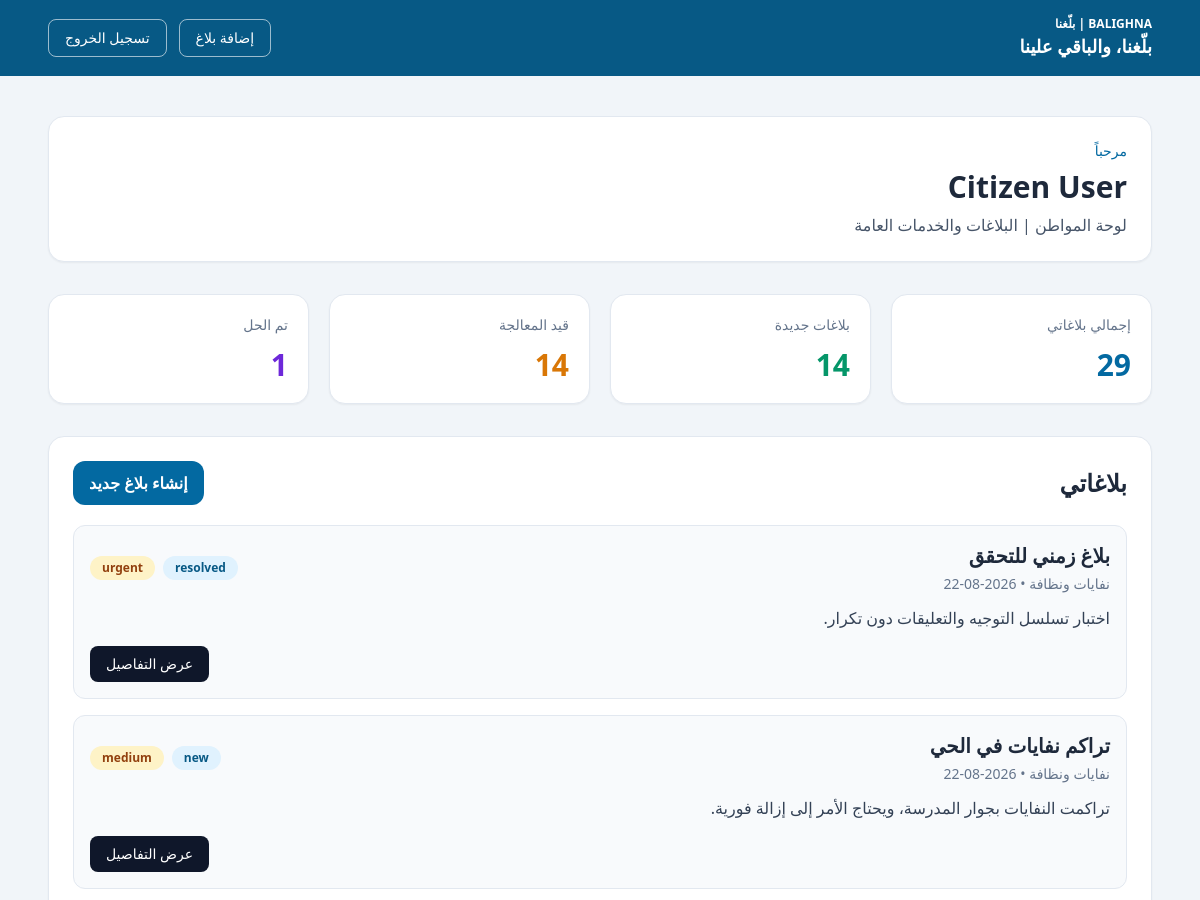
The app's page /citizen (signed in, upper part), older data.
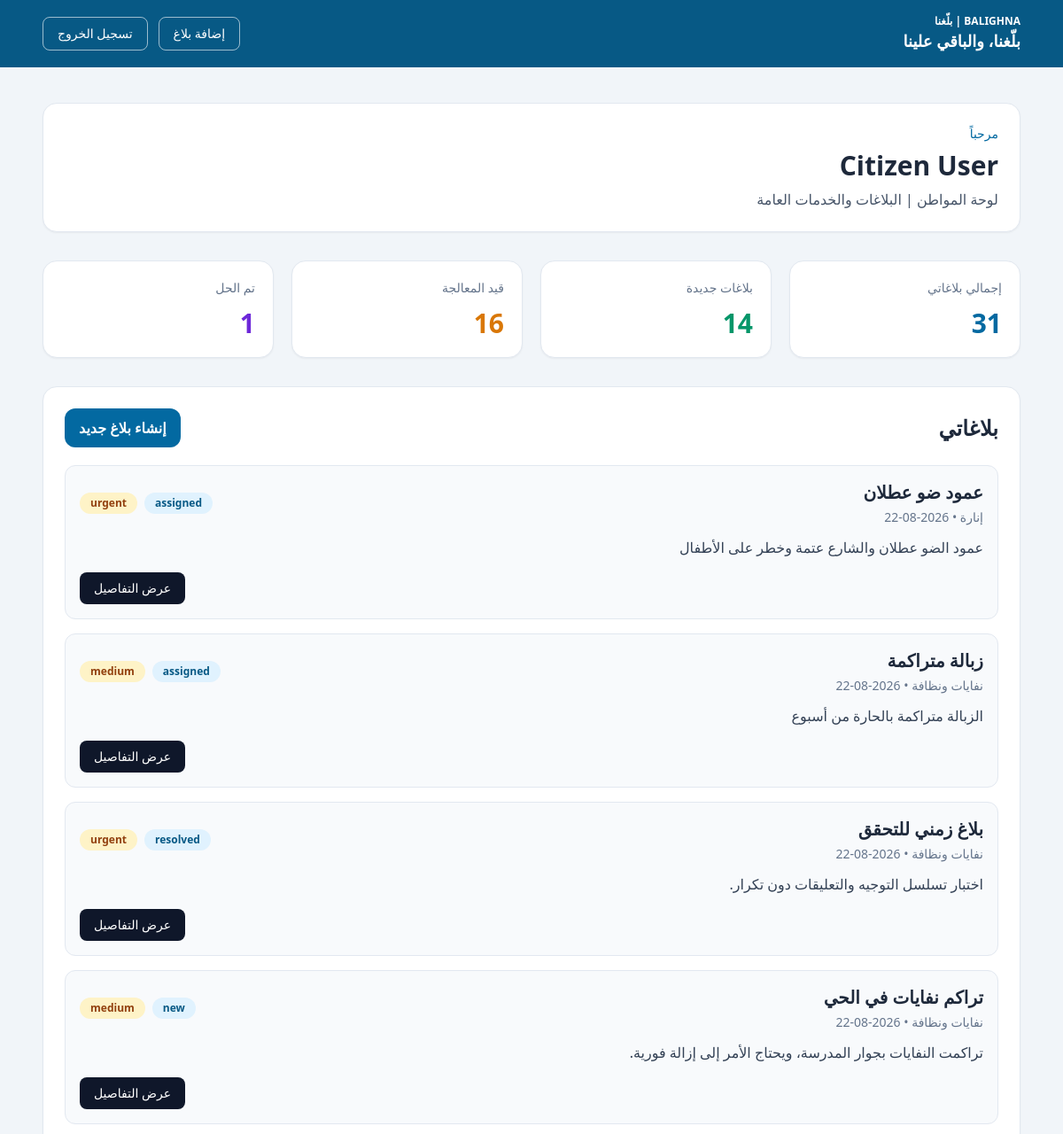
The same page, newer data.
### app/models/user.py (models this page shows)
class User(Base):
    __tablename__ = "users"
    id: Mapped[int] = mapped_column(primary_key=True, index=True)
    name: Mapped[str] = mapped_column(String(150), nullable=False)
    email: Mapped[str] = mapped_column(String(255), unique=True, index=True, nullable=False)
    hashed_password: Mapped[str] = mapped_column(String(255), nullable=False)
    role: Mapped[str] = mapped_column(String(50), default="citizen", nullable=False)
    created_at: Mapped[datetime] = mapped_column(DateTime(timezone=True), default=lambda: datetime.now(timezone.utc), nullable=False)
    updated_at: Mapped[datetime] = mapped_column(
        DateTime(timezone=True),
        default=lambda: datetime.now(timezone.utc),
        onupdate=lambda: datetime.now(timezone.utc),
        nullable=False,
    )
    complaints: Mapped[list["Complaint"]] = relationship(back_populates="user")
    comments: Mapped[list["Comment"]] = relationship(back_populates="user")
    complaint_updates: Mapped[list["ComplaintUpdate"]] = relationship(back_populates="user")

### app/models/complaint.py (models this page shows)
class Complaint(Base):
    __tablename__ = "complaints"
    id: Mapped[int] = mapped_column(primary_key=True, index=True)
    user_id: Mapped[int] = mapped_column(ForeignKey("users.id"), nullable=False)
    category_id: Mapped[int | None] = mapped_column(ForeignKey("categories.id"), nullable=True)
    department_id: Mapped[int | None] = mapped_column(ForeignKey("departments.id"), nullable=True)
    title: Mapped[str] = mapped_column(String(255), nullable=False)
    description: Mapped[str] = mapped_column(Text, nullable=False)
    address: Mapped[str | None] = mapped_column(String(255), nullable=True)
    area: Mapped[str | None] = mapped_column(String(255), nullable=True)
    governorate: Mapped[str | None] = mapped_column(String(255), nullable=True)
    latitude: Mapped[float | None] = mapped_column(Float, nullable=True)
    longitude: Mapped[float | None] = mapped_column(Float, nullable=True)
    image_path: Mapped[str | None] = mapped_column(String(500), nullable=True)
    priority: Mapped[str] = mapped_column(String(50), default="medium", nullable=False)
    status: Mapped[str] = mapped_column(String(50), default="new", nullable=False)
    routing_reason: Mapped[str | None] = mapped_column(Text, nullable=True)
    routing_confidence: Mapped[float | None] = mapped_column(Float, nullable=True)
    assigned_at: Mapped[datetime | None] = mapped_column(DateTime(timezone=True), nullable=True)
    resolved_at: Mapped[datetime | None] = mapped_column(DateTime(timezone=True), nullable=True)
    created_at: Mapped[datetime] = mapped_column(DateTime(timezone=True), default=lambda: datetime.now(timezone.utc), nullable=False)
    updated_at: Mapped[datetime] = mapped_column(
        DateTime(timezone=True),
        default=lambda: datetime.now(timezone.utc),
        onupdate=lambda: datetime.now(timezone.utc),
        nullable=False,
    )
    user: Mapped["User"] = relationship(back_populates="complaints")
    category: Mapped["Category"] = relationship(back_populates="complaints")
    department: Mapped["Department"] = relationship(back_populates="complaints")
    comments: Mapped[list["Comment"]] = relationship(back_populates="complaint")
    updates: Mapped[list["ComplaintUpdate"]] = relationship(back_populates="complaint")

### app/models/category.py (models this page shows)
class Category(Base):
    __tablename__ = "categories"
    id: Mapped[int] = mapped_column(primary_key=True, index=True)
    name: Mapped[str] = mapped_column(String(200), nullable=False)
    slug: Mapped[str] = mapped_column(String(200), unique=True, index=True, nullable=False)
    description: Mapped[str | None] = mapped_column(Text, nullable=True)
    created_at: Mapped[datetime] = mapped_column(DateTime(timezone=True), default=lambda: datetime.now(timezone.utc), nullable=False)
    updated_at: Mapped[datetime] = mapped_column(
        DateTime(timezone=True),
        default=lambda: datetime.now(timezone.utc),
        onupdate=lambda: datetime.now(timezone.utc),
        nullable=False,
    )
    complaints: Mapped[list["Complaint"]] = relationship(back_populates="category")

### app/routers/auth.py (the view)
@router.get("/citizen")
async def citizen_dashboard(request: Request, user: User = Depends(require_role("citizen")), db: Session = Depends(get_db)):
    return await render_citizen_page(request, user, db, "لوحة المواطن")

### app/templates/dashboard_citizen.html (shortened to what this page needs)
<!DOCTYPE html>
<html lang="ar" dir="rtl">
  <head>
    <script src="https://cdn.tailwindcss.com"></script>
  </head>
  <body class="bg-slate-100 text-slate-800" dir="rtl">
    <nav class="bg-sky-800 text-white">
      <div class="mx-auto flex max-w-6xl items-center justify-between px-6 py-4">
        <div>
          <div class="text-xs font-semibold">BALIGHNA | بلّغنا</div>
          <div class="text-lg font-bold">{{ slogan }}</div>
        </div>
        <div class="flex items-center gap-3">
          <a href="/citizen/complaints/new" class="rounded-lg border border-white/60 px-4 py-2 text-sm font-medium hover:bg-white/10">إضافة بلاغ</a>
          <form method="post" action="/logout">
            <button type="submit" class="rounded-lg border border-white/60 px-4 py-2 text-sm font-medium hover:bg-white/10">تسجيل الخروج</button>
          </form>
        </div>
      </div>
    </nav>
    <main class="mx-auto max-w-6xl px-6 py-10">
      <div class="mb-8 rounded-2xl border border-slate-200 bg-white p-6 shadow-sm">
        <p class="text-sm text-sky-700">مرحباً</p>
        <h1 class="mt-2 text-3xl font-bold">{{ user.name }}</h1>
        <p class="mt-2 text-slate-600">لوحة المواطن | البلاغات والخدمات العامة</p>
      </div>
      <div class="grid gap-5 md:grid-cols-4">
        <div class="rounded-2xl border border-slate-200 bg-white p-5 shadow-sm">
          <p class="text-sm text-slate-500">إجمالي بلاغاتي</p>
          <p class="mt-3 text-3xl font-bold text-sky-700">{{ total_complaints }}</p>
        </div>
        <div class="rounded-2xl border border-slate-200 bg-white p-5 shadow-sm">
          <p class="text-sm text-slate-500">بلاغات جديدة</p>
          <p class="mt-3 text-3xl font-bold text-emerald-600">{{ new_count }}</p>
        </div>
        <div class="rounded-2xl border border-slate-200 bg-white p-5 shadow-sm">
          <p class="text-sm text-slate-500">قيد المعالجة</p>
          <p class="mt-3 text-3xl font-bold text-amber-600">{{ in_progress_count }}</p>
        </div>
        <div class="rounded-2xl border border-slate-200 bg-white p-5 shadow-sm">
          <p class="text-sm text-slate-500">تم الحل</p>
          <p class="mt-3 text-3xl font-bold text-violet-700">{{ resolved_count }}</p>
        </div>
      </div>
      <div class="mt-8 rounded-2xl border border-slate-200 bg-white p-6 shadow-sm">
        <div class="mb-5 flex items-center justify-between">
          <h2 class="text-2xl font-bold">بلاغاتي</h2>
          <a href="/citizen/complaints/new" class="rounded-xl bg-sky-700 px-4 py-2.5 font-semibold text-white hover:bg-sky-800">إنشاء بلاغ جديد</a>
        </div>
        {% if complaints %}
        <div class="space-y-4">
          {% for complaint in complaints %}
          <div class="rounded-xl border border-slate-200 bg-slate-50 p-4">
            <div class="flex flex-col gap-3 md:flex-row md:items-center md:justify-between">
              <div>
                <h3 class="text-xl font-bold text-slate-800">{{ complaint.title }}</h3>
                <p class="mt-1 text-sm text-slate-500">{{ complaint.category.name if complaint.category else 'غير محدد' }} • {{ complaint.created_at.strftime('%Y-%m-%d') }}</p>
              </div>
              <div class="flex gap-2">
                <span class="rounded-full bg-sky-100 px-3 py-1 text-xs font-semibold text-sky-800">{{ complaint.status }}</span>
                <span class="rounded-full bg-amber-100 px-3 py-1 text-xs font-semibold text-amber-800">{{ complaint.priority }}</span>
              </div>
            </div>
            <p class="mt-3 text-slate-700 line-clamp-2">{{ complaint.description }}</p>
            <div class="mt-4 flex justify-end">
              <a href="/citizen/complaints/{{ complaint.id }}" class="rounded-lg bg-slate-900 px-4 py-2 text-sm font-medium text-white hover:bg-slate-800">عرض التفاصيل</a>
            </div>
          </div>
          {% endfor %}
        </div>
        {% else %}
        <div class="rounded-xl border border-dashed border-slate-300 bg-slate-50 p-8 text-center text-slate-600">
          لا توجد بلاغات حتى الآن. أضف أول بلاغ لك.
        </div>
        {% endif %}
      </div>
    </main>
  </body>
</html>

Row changes from the older to the newer data that the page shows:
added Complaint: title "عمود ضو عطلان", category "إنارة", created_at "2026-08-22", status "assigned", priority "urgent", description "عمود الضو عطلان والشارع عتمة وخطر على الأطفال"
added Complaint: title "زبالة متراكمة", category "نفايات ونظافة", created_at "2026-08-22", status "assigned", priority "medium", description "الزبالة متراكمة بالحارة من أسبوع"
Text that changed along with them:
{{ total_complaints }}: "29" → "31"
{{ in_progress_count }}: "14" → "16"
